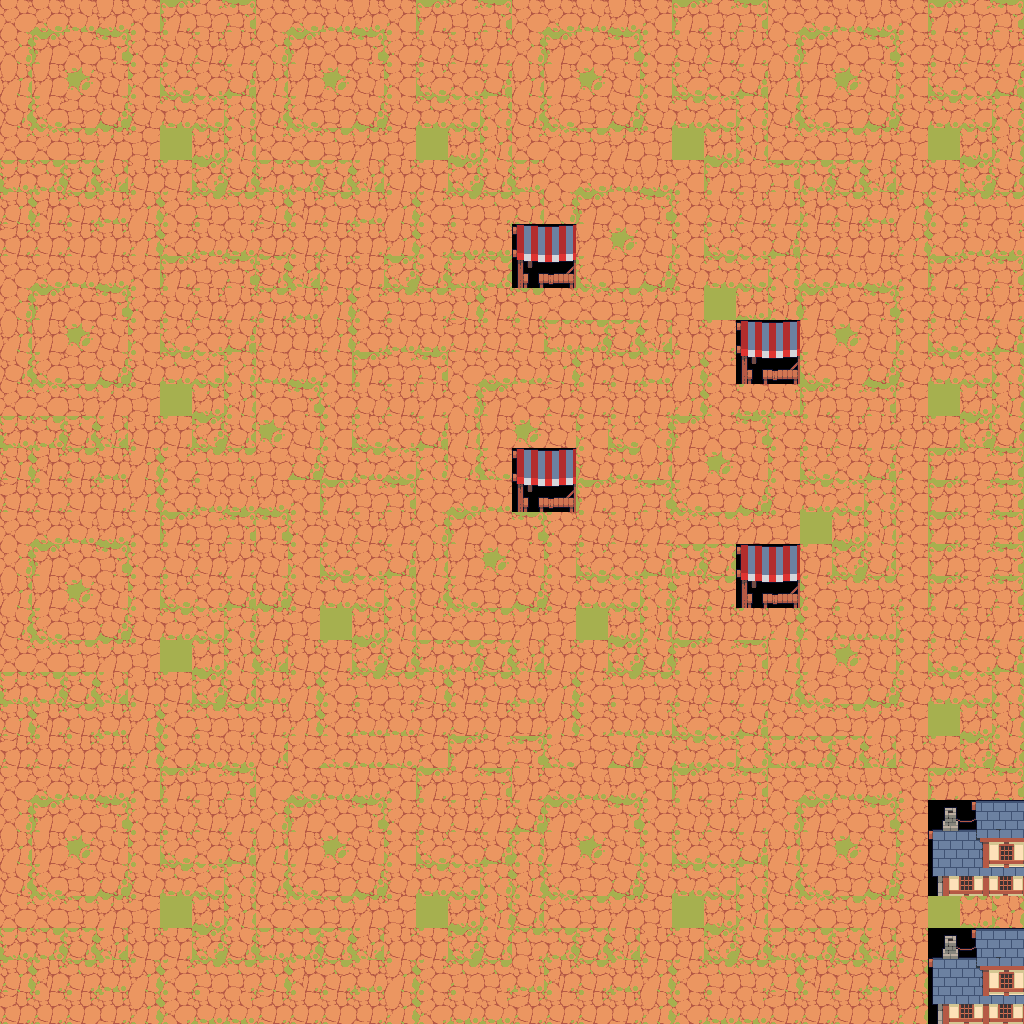

Tiled map render using the project's own tile images. Description and the whole map definition, tile-layer contents included, below:
An orthogonal 32x32 tile map with 32x32 px tiles, 1 tile layer (Tile Layer 1), 3 tilesets.

<map version="1.10" tiledversion="1.12.2" orientation="orthogonal" renderorder="right-down" width="32" height="32" tilewidth="32" tileheight="32" infinite="0" nextlayerid="2" nextobjectid="1">
 <tileset firstgid="1" source="FieldsTileset.tsx" />
 <tileset firstgid="65" source="1.tsx" />
 <tileset firstgid="74" source="1s.tsx" />
 <layer id="1" name="Tile Layer 1" width="32" height="32">
  <data encoding="csv">
1,2,3,4,5,6,7,8,1,2,3,4,5,6,7,8,1,2,3,4,5,6,7,8,1,2,3,4,5,6,7,8,
9,10,11,12,13,14,15,16,9,10,11,12,13,14,15,16,9,10,11,12,13,14,15,16,9,10,11,12,13,14,15,16,
17,18,19,20,21,22,23,24,17,18,19,20,21,22,23,24,17,18,19,20,21,22,23,24,17,18,19,20,21,22,23,24,
25,26,27,28,29,30,31,32,25,26,27,28,29,30,31,32,25,26,27,28,29,30,31,32,25,26,27,28,29,30,31,32,
33,34,35,36,37,38,39,40,33,34,35,36,37,38,39,40,33,34,35,36,37,38,39,40,33,34,35,36,37,38,39,40,
41,42,43,44,45,46,47,48,41,42,43,44,45,46,47,48,41,1,2,3,4,5,6,7,8,42,43,44,45,46,47,48,
49,50,51,52,53,54,55,56,49,50,51,52,53,54,55,56,49,9,10,11,12,13,14,15,16,50,51,52,53,54,55,56,
57,58,59,60,61,62,63,64,57,58,59,60,61,62,63,64,74,75,18,19,20,21,22,23,24,58,59,60,61,62,63,64,
1,2,3,4,5,6,7,8,43,44,45,46,47,48,41,42,76,77,26,27,28,29,30,31,32,2,3,4,5,6,7,8,
9,10,11,12,13,14,15,16,51,52,53,54,55,56,49,50,51,33,34,35,36,37,38,39,40,10,11,12,13,14,15,16,
17,18,19,20,21,22,23,24,59,60,61,62,63,64,57,58,59,41,42,43,44,45,46,74,75,18,19,20,21,22,23,24,
25,26,27,28,29,30,31,32,3,4,5,6,7,8,1,2,3,49,50,51,52,53,54,76,77,26,27,28,29,30,31,32,
33,34,35,36,37,38,39,40,11,12,13,14,15,16,9,10,11,57,58,59,60,61,62,63,64,6,7,8,37,38,39,40,
41,42,43,44,45,46,47,48,19,20,21,22,23,24,17,18,19,20,21,22,9,10,11,12,13,14,15,16,45,46,47,48,
49,50,51,52,53,54,55,56,27,28,29,30,31,32,25,26,74,75,29,30,17,18,19,20,21,22,23,24,5,6,7,8,
57,58,59,60,61,62,63,64,4,5,6,7,8,1,2,3,76,77,6,7,8,26,27,28,29,30,31,32,5,6,7,8,
1,2,3,4,5,6,7,8,12,13,14,15,16,9,10,11,12,13,14,15,16,34,35,36,37,38,39,40,5,6,7,8,
9,10,11,12,13,14,15,16,20,21,22,23,24,17,18,19,20,21,22,23,24,42,43,74,75,46,47,48,5,6,7,8,
17,18,19,20,21,22,23,24,28,29,30,31,32,25,26,27,28,29,30,31,32,50,51,76,77,54,55,56,5,6,7,8,
25,26,27,28,29,30,31,32,36,37,38,39,40,33,34,35,36,37,38,39,40,58,59,60,61,62,63,64,13,14,15,16,
33,34,35,36,37,38,39,40,44,45,46,47,48,41,42,43,44,45,46,47,48,6,7,8,17,18,19,20,21,22,23,24,
41,42,43,44,45,46,47,48,52,53,54,55,56,49,50,51,52,53,54,55,56,14,15,16,25,26,27,28,29,30,31,32,
49,50,51,52,53,54,55,56,60,61,62,63,64,57,58,59,60,61,62,63,64,22,23,24,33,34,35,36,37,38,39,40,
57,58,59,60,61,62,63,64,25,1,2,3,4,5,6,7,8,26,27,28,29,30,31,32,41,42,43,44,45,46,47,48,
1,2,3,4,5,6,7,8,1,2,3,4,5,6,7,8,16,2,3,4,5,6,7,8,1,2,3,4,5,6,7,8,
9,10,11,12,13,14,15,16,9,10,11,12,13,14,15,16,24,10,11,12,13,14,15,16,9,10,11,12,13,65,66,67,
17,18,19,20,21,22,23,24,17,18,19,20,21,22,23,24,32,18,19,20,21,22,23,24,17,18,19,20,21,68,69,70,
25,26,27,28,29,30,31,32,25,26,27,28,29,30,31,32,40,26,27,28,29,30,31,32,25,26,27,28,29,71,72,73,
33,34,35,36,37,38,39,40,33,34,35,36,37,38,39,40,48,34,35,36,37,38,39,40,33,34,35,36,37,38,39,40,
41,42,43,44,45,46,47,48,41,42,43,44,45,46,47,48,56,42,43,44,45,46,47,48,41,42,43,44,45,65,66,67,
49,50,51,52,53,54,55,56,49,50,51,52,53,54,55,56,64,50,51,52,53,54,55,56,49,50,51,52,53,68,69,70,
57,58,59,60,61,62,63,64,57,58,59,60,61,62,63,64,57,58,59,60,61,62,63,64,57,58,59,60,61,71,72,73
</data>
 </layer>
</map>
